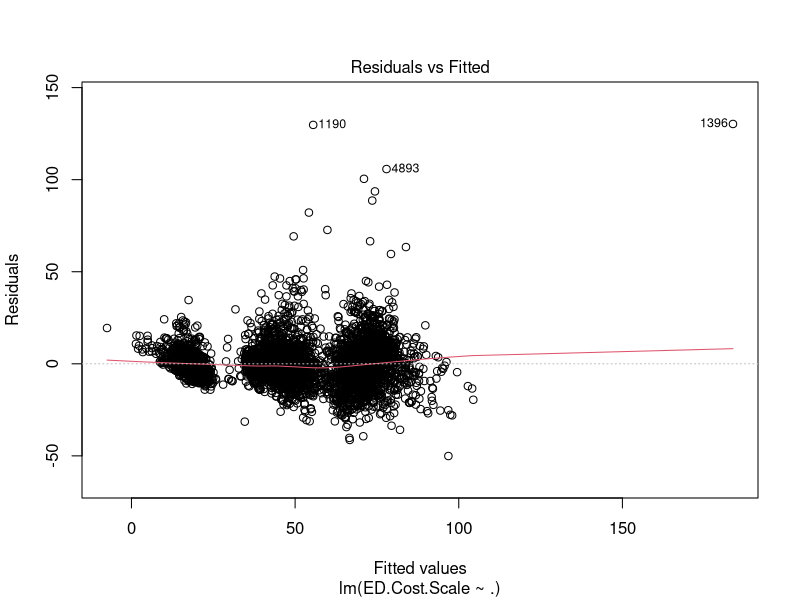
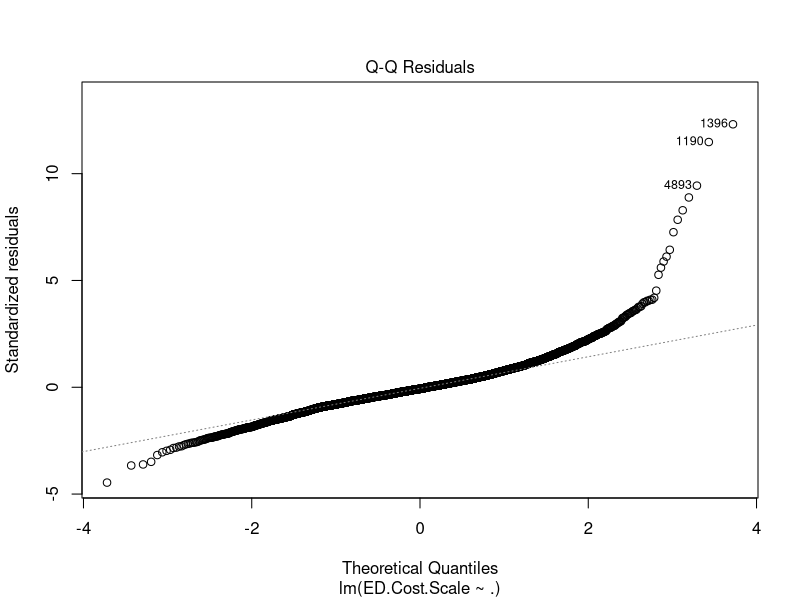
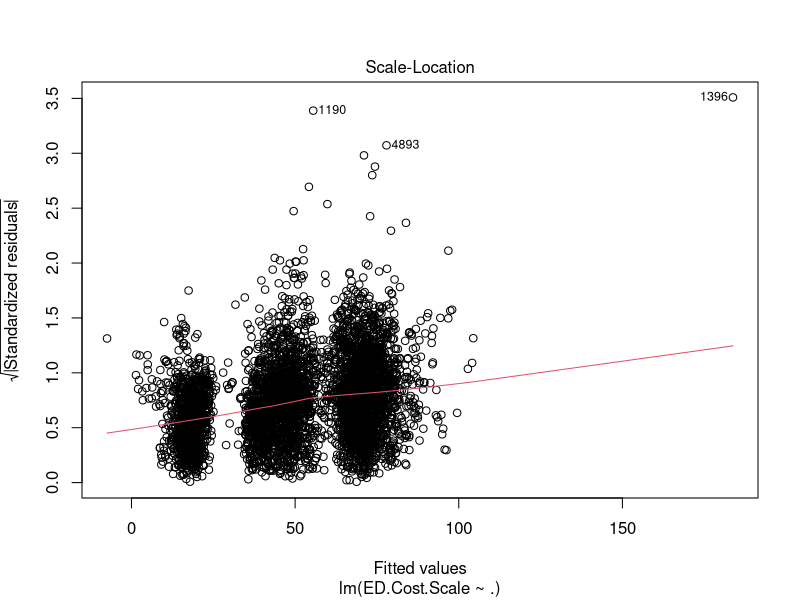
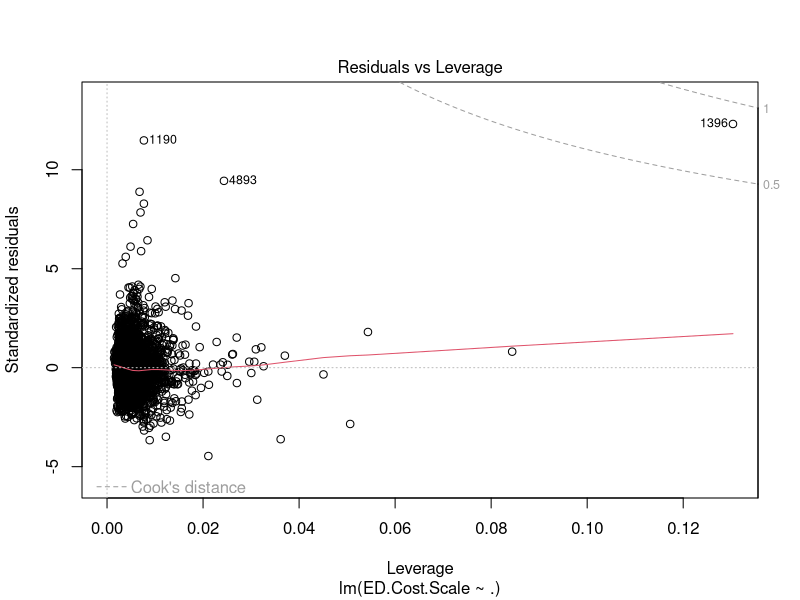
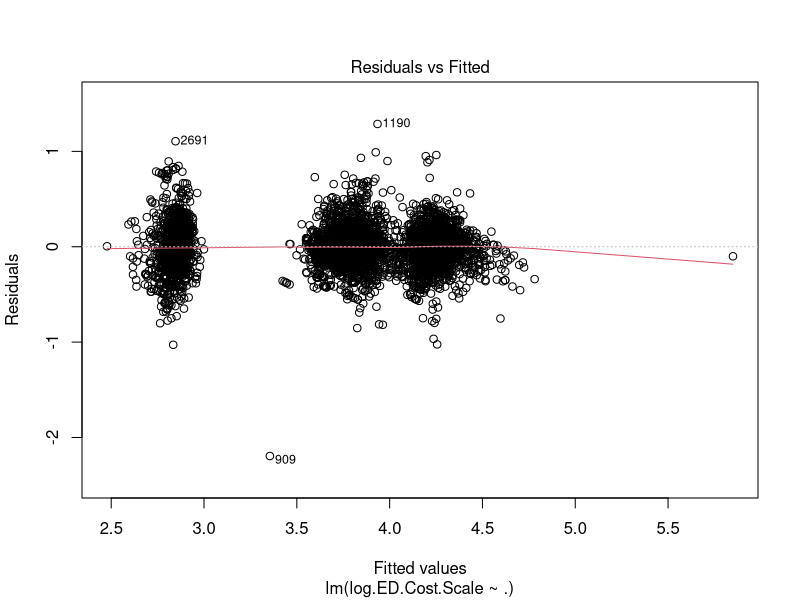
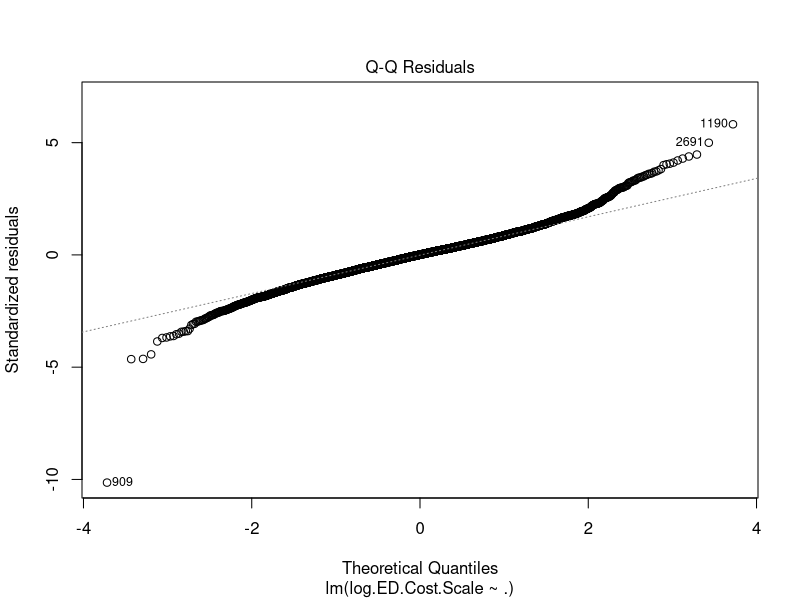
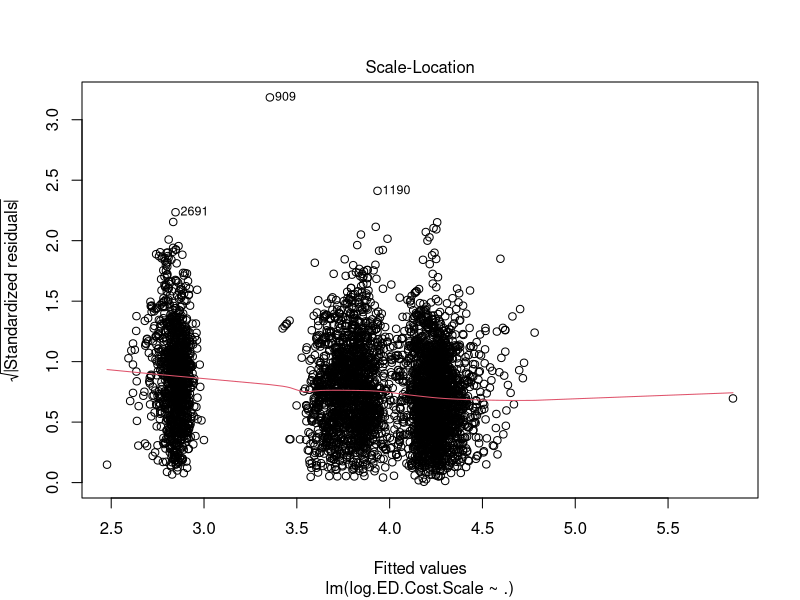
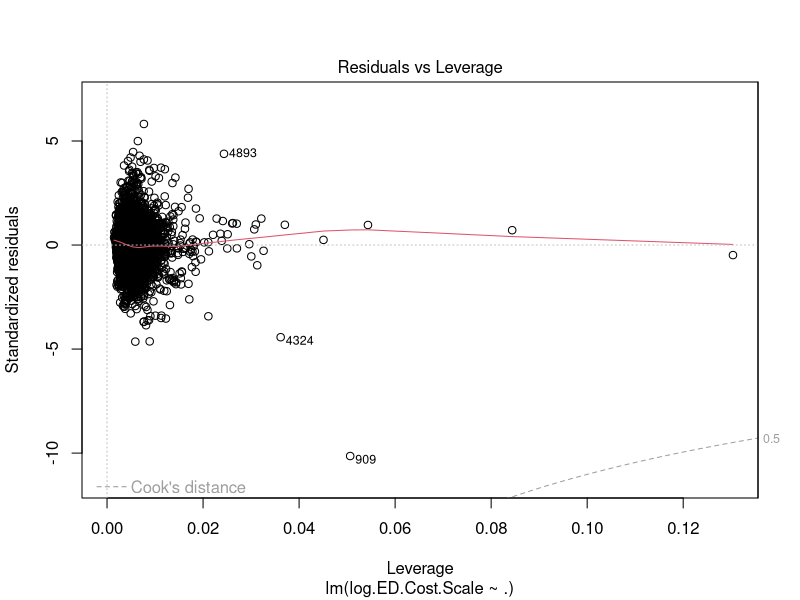

These figures' R source, in order:
################################################
############## ISYE 6414MSA ####################
########### Final Data Analysis ################
####### Presented Code(1) ED Model #############

## Author: Zhilin(Brandon Ye) 
## Date:   12/09/2016
## Org:    Georgia Institute of Technology

############ ED Model ###############
#### Data preparation ####
rm(list=ls())
data <- read.csv('DataADULT_Version1.csv')
attach(data)
ED.Cost.Scale <- ED.Cost/PMPM # Scale the ED cost
#####################################

########## Quick and Dirty Model ##########
EDData <- data[,-c(1,3,4,5)] 
  # GEOID should be excluded because it is just a name
    # (Maybe there is certain information within? I don't know.)
  # ED.Cost, PO.Cost and PMPM are excluded because
    # we only use the scaled ED.Cost as response,
    # and ED and PO model should not interfere each other.
EDData$ED.Cost.Scale <- ED.Cost.Scale
QuickModED <- lm(ED.Cost.Scale~., data=EDData)
summary(QuickModED)
plot(QuickModED)
### We notice a long tail here, so we consider ##
### to do a log transformation on Y.           ##
EDData <- data[,-c(1,3,4,5)]
EDData$log.ED.Cost.Scale <- log(ED.Cost.Scale)
log.ED.Cost.Scale <- log(ED.Cost.Scale)
QuickModED <- lm(log.ED.Cost.Scale~., data=EDData)
summary(QuickModED)
plot(QuickModED)
### Now everything looks much better. So we'll ##
### move on to exploratory analysis.           ##
############################################

########## Exploratory Analysis ############
### In order to get some inspiration on how to ##
### transform the predictors, at first we do a ##
### Generalized Addictive Model.               ##
######### GAM Analysis ###########
library(mgcv)
gamobj<-gam(log.ED.Cost.Scale~as.factor(Urbanicity)+
              as.factor(RankingsFood)+as.factor(State)+
              s(RankingsHousing)+s(EDs)+s(HOs)+s(POs)+
              s(WhitePop)+s(BlackPop)+s(OtherPop)+
              s(HealthyPop)+s(ChronicPop)+s(ComplexPop)+
              s(Unemployment)+s(Income)+s(Poverty)+
              s(Education)+s(TotalChild)+
              s(TotalAdult)+s(Accessibility)+
              s(Availability)+s(RankingsPCP)+
              s(RankingsExercise)+s(RankingsSocial)+
              s(ProvDensity),data=EDData)
plot(gamobj)
### From the gam plot, we can notice that, there ##
### may be a log form for EDs, and an inverse    ##
### logit form for ComplexPop. We keep this in   ##
### mind and do the exploratory analysis.        ##
###################################
##### Preparation of Transformation ######
### To prepare for transformation, we may need to##
### import some packages and define functions.   ##
library(boot) # Contains inverse logit.
  # To define a function to rescale data into (0,1)
range01 <- function(x){(x-min(x))/(max(x)-min(x))}
##########################################
#### Exploratory Analysis ####
boxplot(log.ED.Cost.Scale~State)
boxplot(log.ED.Cost.Scale~Urbanicity) # Not significant?
boxplot(log.ED.Cost.Scale~RankingsFood)
boxplot(log.ED.Cost.Scale~RankingsHousing)
plot(log(EDs),log.ED.Cost.Scale)   # log transformation looks good
plot(HOs,log.ED.Cost.Scale)
plot(log(POs),log.ED.Cost.Scale)   # log transformation looks good 
plot(WhitePop,log.ED.Cost.Scale)
plot(BlackPop,log.ED.Cost.Scale)
plot(log(OtherPop),log.ED.Cost.Scale) # Maybe log?
plot(HealthyPop,log.ED.Cost.Scale)
plot(ChronicPop,log.ED.Cost.Scale)
plot(ComplexPop,log.ED.Cost.Scale)
plot(inv.logit(range01(ComplexPop)),log.ED.Cost.Scale)  
                                    # inv.logit really doesn't seem
                                    # to improve anything, but we'll see.
plot(Unemployment,log.ED.Cost.Scale)
plot(Income,log.ED.Cost.Scale)
plot(Poverty,log.ED.Cost.Scale)
plot(Education,log.ED.Cost.Scale)
plot(TotalChild,log.ED.Cost.Scale)
plot(TotalAdult,log.ED.Cost.Scale)
plot(Availability,log.ED.Cost.Scale)
hist(Availability)                  
  # A lot of number less than 0.15 in availability here.
  # Transform it as Low Congestion -- Availability<=0.15;
  # Middle Congestion -- 0.15<Availability<=0.5;
  # High Congestion -- Availability>0.5.
Availability.New <- rep(0,dim(data)[1])
Availability.New[Availability<=0.15] <- 'Low'
Availability.New[Availability<=0.5 & Availability>0.15] <- 'Middle'
Availability.New[Availability>0.5] <- 'High'
boxplot(log.ED.Cost.Scale~Availability.New) # Not significant?
plot(Accessibility,log.ED.Cost.Scale)
hist(Accessibility) 
  # Same for Accessibility as Availability. Do the same.
Accessibility.New <- rep(0,dim(data)[1])
Accessibility.New[Accessibility<=4] <- 'Low'
Accessibility.New[Accessibility<=10 & Availability>4] <- 'Middle'
Accessibility.New[Accessibility>10] <- 'High'
boxplot(log.ED.Cost.Scale~Accessibility.New)
EDData$Availability.New <- Availability.New
EDData$Accessibility.New <- Accessibility.New
plot(RankingsPCP,log.ED.Cost.Scale)
plot(RankingsExercise,log.ED.Cost.Scale)
plot(RankingsSocial,log.ED.Cost.Scale)
plot(ProvDensity,log.ED.Cost.Scale)
####################################
############################################
### The transformation suggested here is : ##
### EDs: log; POs: log; OtherPop: log;     ##
### ComplexPop:inv.logit;                  ##
### Availability, Accessibility: categorical. 

########## Stepwise Regression ############
### Put the maximum amount of variables, and ##
### let the algorithm select.(Textbook P440) ##
LargestMod <- lm(log.ED.Cost.Scale~.+log(EDs)+log(POs)+
                   inv.logit(range01(ComplexPop))+
                   log(OtherPop),data=EDData)
summary(LargestMod)
stepFirMod <- step(LargestMod,direction="both")
summary(stepFirMod)
fit <- fitted(stepFirMod)
rstand <- rstandard(stepFirMod)
resid <- resid(stepFirMod)
plot(fit,rstand)
qqnorm(rstandard(stepFirMod))
abline(0,1)
### The residual plot over fitted value really doesn't #
### look good, because there is a huge gap between    ##
### fitted value 3.0 and 3.5, which is just a small   ##
### gap in the scatter plot. See this two plot:       ##
par(mfrow=c(1,2))
plot(fit,main='Scatter Plot for Fitted Value')
plot(log.ED.Cost.Scale,main='Scatter Plot for Response')
par(mfrow=c(1,1))
### Therefore, we need to figure out what happens in  ##
### the tract where log.ED.Cost.Scale lies in range   ##
### (2,3). And it is for state AL
AL <- EDData[EDData$State=='AL',]
AR <- EDData[EDData$State=='AR',]
LA <- EDData[EDData$State=='LA',]
NC <- EDData[EDData$State=='NC',]
### Let's do some trellis display here to see if there##
### is some interaction effect.                       ##
library(lattice)
ChronicPopSlice <- ChronicPop
hist(ChronicPop)
ChronicPopSlice[ChronicPop<10] = 1
ChronicPopSlice[ChronicPop<15 & ChronicPop>=10] = 2
ChronicPopSlice[ChronicPop<20 & ChronicPop>=15] = 3
ChronicPopSlice[ChronicPop>=20] = 4
bwplot(log.ED.Cost.Scale~ChronicPop|State, 
       main="Scatterplots by State", 
       ylab="log.ED.Cost.Scale", xlab="ChronicPop")
### For a certain state, with different chronicPop,   ##
### they did have some difference, especially for AL. ##
### So now try to add some interaction term in the model.
InteractMod <- lm(log.ED.Cost.Scale~.+log(EDs)+log(POs)+
                   inv.logit(range01(ComplexPop))+
                   log(OtherPop)+State*(EDs+POs+HOs)+
                    State*(HealthyPop+ChronicPop
                    +WhitePop+BlackPop)+
                    State*(Unemployment+Income),data=EDData)
summary(InteractMod)
stepIntMod <- step(InteractMod,direction="both")
summary(stepIntMod)
fit <- fitted(stepIntMod)
rstand <- rstandard(stepIntMod)
resid <- resid(stepIntMod)
par(mfrow=(c(1,1)))
plot(fit,resid)
qqnorm(rstand)
abline(0,1)
plot(stepIntMod)
par(mfrow=c(1,2))
plot(fit,main='Scatter Plot for Fitted Value After Adding Interaction')
plot(log.ED.Cost.Scale,main='Scatter Plot for Response')
### The pattern looks much better. Let's now detect some ##
### outliers with cook's distance                        ##
I <- influence.measures(stepIntMod)
colnames(I$infmat)
cook = I$infmat[,58]
plot(cook,type="h",lwd=3,col="red", ylab = "Cook's Distance",
     main="Cook's Distance Before Removing Outlier",
     ylim=c(-0.02,0.55))
which(cook == max(cook))
## We detect a potentially outlier here. which is 1396. ##
## Remove that and redo the model.                      ##
InteractMod <- lm(log.ED.Cost.Scale~.+log(EDs)+log(POs)+
                    inv.logit(range01(ComplexPop))+
                    log(OtherPop)+State*(EDs+POs+HOs)+
                    State*(HealthyPop+ChronicPop+WhitePop)+
                    State*(Unemployment),data=EDData[-1396,])
summary(InteractMod)
stepIntMod <- step(InteractMod,direction="both")
summary(stepIntMod)
fit <- fitted(stepIntMod)
rstand <- rstandard(stepIntMod)
resid <- resid(stepIntMod)
plot(fit,resid)
plot(stepIntMod)
### The pattern looks much better. Let's now detect some ##
### outliers with cook's distance                        ##
I <- influence.measures(stepIntMod)
colnames(I$infmat)
cook = I$infmat[,50]
plot(cook,type="h",lwd=3,col="red", ylab = "Cook's Distance",
     main="Cook's Distance After Removing Outlier",
     ylim=c(-0.02,0.55))
which(cook == max(cook))
### Now we should consider no outliers. Looks good!!    ##
par(mfrow=(c(1,2)))
plot(stepIntMod)

### It seems like Availability.New,Accessibility.New, ##
### log(EDs), log(POs), inv.logit(range01(ComplexPop))##
### are statistically significant.                    ##
### Income must be kept ther as a base.               ##
### But I expect RankingsExercise should be significant#
### since more exercises intuitively mean better health#
### So do a partial F-test here to confirm this guess.##
### do a partial F-test to figure out that.           ##
#### Partial F-test on RankingsExercises ####
fullFormula <- log.ED.Cost.Scale~State+EDs+HOs+POs+WhitePop+
  HealthyPop+ChronicPop+Unemployment+
  Income+TotalChild+TotalAdult+Accessibility+
  Accessibility.New+Availability.New+RankingsPCP+
  RankingsFood+RankingsHousing+RankingsSocial+
  log(EDs)+log(POs)+inv.logit(range01(ComplexPop))+
  RankingsExercise+
  State*(EDs+POs+HOs+HealthyPop+ChronicPop+
           WhitePop+Unemployment)
full <- lm(fullFormula,data=EDData[-1396,])
reducedFormula <- log.ED.Cost.Scale~State+EDs+POs+HOs+WhitePop+
  HealthyPop+ChronicPop+Unemployment+
  Income+TotalChild+TotalAdult+Accessibility+
  Accessibility.New+Availability.New+RankingsPCP+
  RankingsFood+RankingsHousing+RankingsSocial+
  log(EDs)+log(POs)+inv.logit(range01(ComplexPop))+
  State*(EDs+POs+HOs+HealthyPop+ChronicPop+
           WhitePop+Unemployment)
reduced <- lm(reducedFormula,data=EDData[-1396,])
anova(reduced,full)
 # Hmm, they are not significantly different.
 # Alright, maybe exercise is not as relevant as others.
###################################################

############ Lasso Regression ################
### Now try another method to do model selection ###
### At first we need to scale the data to (0,1)
library(glmnet)
EDs.scale <- range01(EDs)
log.EDs.scale <- range01(log(EDs))
HOs.scale <- range01(HOs)
POs.scale <- range01(POs)
log.POs.scale <- range01(log(POs))
WhitePop.scale <- WhitePop/100
BlackPop.scale <- BlackPop/100
OtherPop.scale <- OtherPop/100
log.OtherPop.scale <- range01(log(OtherPop))
HealthyPop.scale <- HealthyPop/100
ChronicPop.scale <- ChronicPop/100
ComplexPop.scale <- ComplexPop/100
inv.logit.ComplexPop.scale <- inv.logit(range01(ComplexPop))
Unemployment.scale <- range01(Unemployment) 
log.Unemployment <- log(Unemployment)
Income.scale <- range01(Income)
Poverty.scale <- Poverty/100
Education.scale <- Education/100
TotalChild.scale <- range01(TotalChild)
TotalAdult.scale <- range01(TotalAdult)
Accessibility.scale <- range01(Accessibility)
Availability.scale <- range01(Availability)
RankingsPCP.scale <- range01(RankingsPCP)
RankingsFood.scale <- range01(RankingsFood)
RankingsHousing.scale <- RankingsHousing/100
RankingsExercise.scale <- RankingsExercise/100
RankingsSocial.scale <- range01(RankingsSocial)
ProvDensity.scale <- range01(ProvDensity)
#### Now do the lasso ###
predictors <- cbind(EDs.scale,log.EDs.scale,HOs.scale,POs.scale,log.POs.scale,
                    WhitePop.scale,BlackPop.scale,OtherPop.scale,log.OtherPop.scale,
                    HealthyPop.scale, ChronicPop.scale,ComplexPop.scale,
                    inv.logit.ComplexPop.scale,Unemployment.scale,Income.scale,
                    Poverty.scale, Education.scale, TotalChild.scale,
                    TotalAdult.scale,Accessibility.scale,Availability.scale,
                    RankingsPCP.scale,RankingsHousing.scale,RankingsExercise.scale,
                    RankingsSocial.scale,ProvDensity.scale,RankingsFood.scale)
fullVars <- data.frame(predictors,State,Urbanicity,Accessibility.New,
                       Availability.New,log.ED.Cost.Scale)
lassomatrix <- model.matrix(log.ED.Cost.Scale~.+State*(EDs.scale+POs.scale+HOs.scale)+
                              State*(ChronicPop.scale+WhitePop.scale),data=fullVars)
cvglmobj <- cv.glmnet(lassomatrix,log.ED.Cost.Scale)
model=glmnet(lassomatrix,log.ED.Cost.Scale,lambda=cvglmobj$lambda.1se)
model$beta
#### Also can do group lasso here. A potential improvement
################################################

############ Logistic Lasso Regression ################
### Controlling the States effect, we might be able devide ###
### the tracts in a certain state as 'ReachedStateAverage' ###
### or not. This may give valuable information of how to   ###
### make the cost of a certain tract below state average.  ###
###### Control the State #######
ControlState <- lm(log.ED.Cost.Scale~State,data=EDData)
summary(ControlState)
StateControlled=resid(ControlState)
plot(StateControlled)
###### Do Logistic Regression ######
EDControlledData <- EDData
EDControlledData$ReachedAverage <- rep(TRUE,dim(EDData)[1])
EDControlledData$ReachedAverage[StateControlled<0.0] <- FALSE
EDControlledData$log.ED.Cost.Scale <- NULL
EDControlledData$State <- NULL
StateControlledMod <- glm(ReachedAverage~.,data=EDControlledData,family='binomial')
summary(StateControlledMod)
stepControlledMod <- step(StateControlledMod,direction="both")
summary(stepControlledMod)
### Cross-Validation ###
Cost = function(y,pi){
  err = mean(abs(y-pi)>0.5)
  return(err)
}
library(boot)
ERR = cv.glm(EDControlledData, glmfit=stepControlledMod, 
            K=10, cost=Cost)$delta[2]
print(ERR)
##### Rescale Data #####
EDControlledData.scale <- data.frame('1'=rep(0,5019))
EDControlledData.scale$EDs.scale <- range01(EDs)
EDControlledData.scale$log.EDs.scale <- range01(log(EDs))
EDControlledData.scale$HOs.scale <- range01(HOs)
EDControlledData.scale$POs.scale <- range01(POs)
EDControlledData.scale$log.POs.scale <- range01(log(POs))
EDControlledData.scale$WhitePop.scale <- WhitePop/100
EDControlledData.scale$BlackPop.scale <- BlackPop/100
EDControlledData.scale$OtherPop.scale <- OtherPop/100
EDControlledData.scale$HealthyPop.scale <- HealthyPop/100
EDControlledData.scale$ChronicPop.scale <- ChronicPop/100
EDControlledData.scale$ComplexPop.scale <- ComplexPop/100
EDControlledData.scale$inv.logit.ComplexPop.scale <- inv.logit(range01(ComplexPop))
EDControlledData.scale$Unemployment.scale <- range01(Unemployment) 
EDControlledData.scale$Income.scale <- range01(Income)
EDControlledData.scale$Poverty.scale <- Poverty/100
EDControlledData.scale$Education.scale <- Education/100
EDControlledData.scale$TotalChild.scale <- range01(TotalChild)
EDControlledData.scale$TotalAdult.scale <- range01(TotalAdult)
EDControlledData.scale$Accessibility.scale <- range01(Accessibility)
EDControlledData.scale$Availability.scale <- range01(Availability)
EDControlledData.scale$RankingsPCP.scale <- range01(RankingsPCP)
EDControlledData.scale$RankingsFood.scale <- range01(RankingsFood)
EDControlledData.scale$RankingsHousing.scale <- RankingsHousing/100
EDControlledData.scale$RankingsExercise.scale <- RankingsExercise/100
EDControlledData.scale$RankingsSocial.scale <- range01(RankingsSocial)
EDControlledData.scale$ProvDensity.scale <- range01(ProvDensity)
#### Lasso ####
EDControlledData.scale$ReachedAverage <- EDControlledData$ReachedAverage
EDControlledData.scale$Urbanicity <- EDControlledData$Urbanicity
EDControlledData.scale$X1 <- NULL
logisticmatrix <- model.matrix(ReachedAverage~.,data=EDControlledData.scale)
ReachedAverage <- EDControlledData$ReachedAverage
cvglmobj <- cv.glmnet(logisticmatrix,ReachedAverage,family='binomial')
glmmodel=glmnet(logisticmatrix,ReachedAverage,family='binomial',lambda=cvglmobj$lambda.1se)
glmmodel$beta
prediction <- predict(glmmodel,newx=logisticmatrix) >= 0.5
observation <- ReachedAverage>=0.5
Accuracy <- sum(prediction == observation)/dim(data)[1]
predictTRUE <- sum(prediction)/dim(data)[1]
observeTRUE <- sum(observation)/dim(data)[1]
WorseBound = 1.25*(predictTRUE*observeTRUE + (1-predictTRUE)*(1-observeTRUE))
### Housing and EDs has super huge number. Hmm interesting.
#########################################################
EDControlledData$log.ED.Cost.Scale <- log.ED.Cost.Scale
EDControlledData$ReachedAverage <- NULL
LMStateControlledMod <- lm(log.ED.Cost.Scale~.,data=EDControlledData)
summary(LMStateControlledMod)
stepLMStateControlledMod <- step(LMStateControlledMod,direction="both")
summary(stepLMStateControlledMod)
####